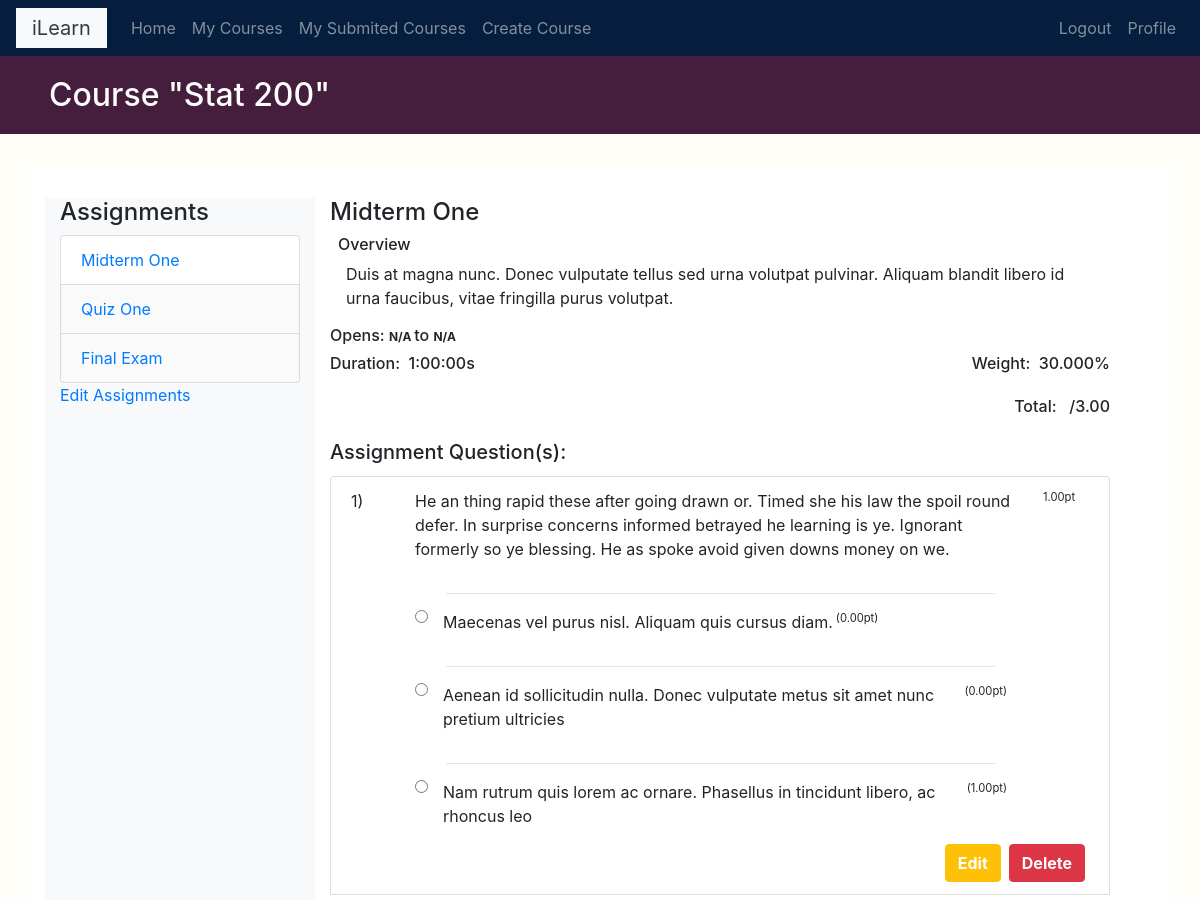
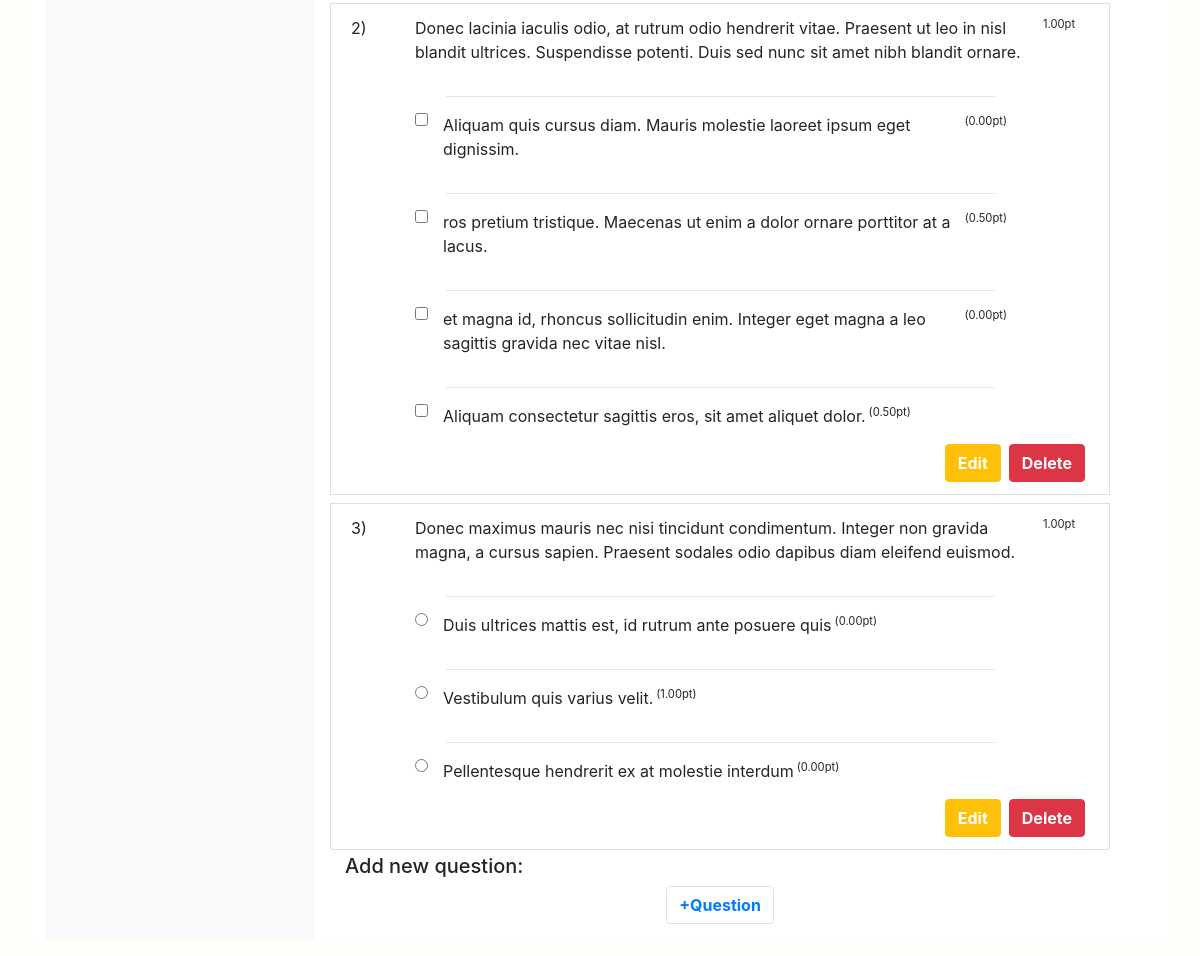
The app's page /course/3/assignments/1 (signed in) with its own data (2 pictures, top to bottom).
### courses/models.py (models this page shows, shortened)
class Course(models.Model):
    instructor = models.ForeignKey('Instructor', related_name='courses_created', on_delete=models.CASCADE)
    subject  = models.ForeignKey(Subject, related_name='courses', on_delete=models.CASCADE)
    title = models.CharField(max_length=200)
    overview = models.TextField(max_length=200)
    slug = models.SlugField(max_length=200,unique=True)
    created = models.DateTimeField(auto_now_add=True)
    enrollments = models.ManyToManyField(Student,through='Enrollment')
    feature = models.BooleanField(default=False,null=True)
    photo = models.ImageField(upload_to='courses/%Y/%m/%d/',default='courses/course_icon.png',
                              blank=False)
    class Meta:
        ordering = ['-created']

### assignments/models.py (models this page shows, shortened)
class Assignment(models.Model):
    title = models.CharField(max_length=200)
    overview = models.TextField(max_length=200)
    slug = models.SlugField(max_length=200,unique=True)
    created = models.DateTimeField(auto_now_add=True)
    weight = models.DecimalField(max_digits=5, decimal_places=3)
    course = models.ForeignKey(Course,related_name='assignments', on_delete=models.CASCADE)
    opens = models.DateTimeField(blank=True,null=True,help_text='YYYY-MM-DD HH:MM:SS')
    closes = models.DateTimeField(blank=True,null=True,help_text='YYYY-MM-DD HH:MM:SS')
    time_limit = models.DurationField(default=datetime.timedelta(days=0,hours=1, minutes=0),help_text='hh:mm:ss')
    attempts = models.ManyToManyField(
        Enrollment,
        through='Attempt'
    )
    def get_total(self):
        return sum([i.total_point() for i in self.assignment_questions.all()])

class Question(models.Model):
    assignment = models.ForeignKey('Assignment',related_name='assignment_questions',on_delete=models.CASCADE)
    order = OrderField(blank=True, for_fields=['assignment'])
    question = RichTextField()
    multiple = models.BooleanField(default=False,help_text='allow selecting multiple choices?')
    def total_point(self):
        return sum([i.point for i in self.question_choices.all() if i.point>=0])

class ChoiceBase(models.Model):
    question = models.ForeignKey('Question',related_name='question_choices',on_delete=models.CASCADE)
    order = models.CharField(max_length=5,blank=True)
    point = models.DecimalField(max_digits=4,decimal_places=2)
    class Meta:
        abstract = True
    def render_intructor(self):
        return render_to_string(f"assignments/manage/choice/{self._meta.model_name}.html",{'item':self,'instructor':True})

class TextChoice(ChoiceBase):
    content = RichTextField()

### assignments/views.py (the view, shortened to what this page needs)
# urls.py: path('',CourseAssignmentListDetailView.as_view(),name='course_assignment_question_list'),
class CourseAssignmentListDetailView(CourseAssignmentManageMixins,TemplateResponseMixin,View):
    template_name = 'assignments/course/assignment_list_detail.html'
    def get(self,request,course_id=None,assignment_id=None,question_id=None,*args,**kwargs):
        if not self.assignment:
            self.assignment = self.course.assignments.first()
        return self.render_to_response({"enrollment":self.enrollment,'assignment':self.assignment,'course':self.course})

### assignments/views.py (called while the page is built)
    def dispatch(self,request,course_id=None,assignment_id=None,question_id=None,*args,**kwargs):
        self.course = get_object_or_404(Course,pk=course_id)
        if assignment_id:
            self.assignment = get_object_or_404(Assignment,pk=assignment_id)
        if question_id:
            self.question = get_object_or_404(Question,pk=question_id,assignment=self.assignment)
        return super().dispatch(request,course_id=None,assignment_id=None,question_id=None,*args,**kwargs)

### courses/templatetags/course.py (called while the page is built)
@register.filter
def is_instructor(obj):
    try:
        if obj.is_superuser or obj.instructor:
            return True
        else:
            return False
    except:
        return None

### assignments/templates/assignments/course/assignment_list_detail.html (shortened to what this page needs)
{% extends "base.html" %}
{% load course %}
{% block page_title %}
  <h2 class="m-1">Course "{{ course.title }}"</h2>
{% endblock %}
{% block content %}
  <br>
  <div class="container row my-2">
    <div class="contents col-md-3 col-xs-12 bg-light">
      <h4>Assignments</h4>
      <ul id='modules' class="list-group list-unstyle">
        {% for asn in course.assignments.all %}
          <li data-id="{{ asn.id }}"  id="{{ asn.id }}" class="{% if asn == assignment %}selected{% endif %} list-group-item">
            <a href="{% url 'courses:assignments:course_a_assignment_question_list' course.id asn.id %}">
              {{ asn.title }}
            </a>
          </li>
        {% empty %}
          <li>No Assignment Yet</li>
        {% endfor %}
      </ul>
      <p>
        <a href="{% url "courses:assignments:course_assignment_update" course.id %}">Edit Assignments</a>
      </p>
    </div>
    <div class="module col-md-9 col-xs-12">
      <h4>{{ assignment.title }}</h4>
      <div class="">
        <div class="px-2">
          <h6>Overview</h6>
          <p class="px-2">
            {{ assignment.overview }}
          </p>
        </div>
        <div class="row">
            <div class="col-sm-12">
              <h6>Opens:
                <span class="assignement_date_span">
                {% if assignment.opens %}
                  {{assingment.opens}}
                {% else %}
                  N/A
                {% endif%}
                </span>
                  to
                <span class="assignement_date_span">
                {% if assignment.closes %}
                  {{assingment.closes}}
                {% else %}
                  N/A
                {% endif%}
                </span>
              </h6>
            </div>
            <h6 class="col-sm-6 text-left">
              <p>Duration:&nbsp;&nbsp;{{assignment.time_limit}}s</p>
            </h6>
            <h6 class="col-sm-6 text-right">
              <p>Weight:&nbsp;&nbsp;{{assignment.weight}}%</p>
            </h6>
            <h6 class="col-sm-12 text-right">
              <p>Total:&nbsp;&nbsp;&nbsp;/{{assignment.get_total}}</p>
            </h6>
        </div>
      </div>
      <p class="h5 text">Assignment Question(s):</p>
      <div id="module-contents">
        <ul class="list-group">
          {% for question in assignment.assignment_questions.all %}
            <li class="list-group-item bg-white my-1">
              <div class="row">
                <div class="question_numbers_container col-sm-1">
                  <p>{{question.order}})</p>
                </div>
                <div class="col-sm-10">
                  <div class="editored-content">
                    {{question.question|safe}}
                  </div>
                  <div class="choices-container" data-id="{{ question.id }}" class="m-1">
                    {% for choice in question.question_choices.all%}
                      {% if forloop.first %}
                          <hr class="full-width-divisor">
                      {% endif %}
                      {% with item=choice %}
                        <p>{{ item.render_intructor }}</p>
                      {% endwith %}
                      {% if not forloop.last %}
                          <hr class="full-width-divisor">
                      {% endif %}
                    {% empty %}
                      <p>No Choice Yet</p>
                    {% endfor %}
                  </div>
                </div>
                <div class="col-sm-1 p-0 m-0">
                  <p class='question_pt'>{{question.total_point}}pt</p>
                </div>
                <div class="col-sm-12">
                  <form class="d-flex flex-row justify-content-end" action="#" method="post">
                    <a class="btn btn-warning mx-1" href="{% url 'courses:assignments:assignment_question_update' course.id assignment.id question.id %}">Edit</a>
                    <button type="submit" class='btn btn-danger mx-1' name="button">Delete</button>
                  </form>
                </div>
              </div>
            </li>
          {% empty %}
            <li class="list-group-item">
              <p>This Course has no assignment yet.</p>
            </li>
          {% endfor %}
        </ul>
      </div>
      <div class="container ">
        <p class="h5 text">Add new question:</p>
        <ul class="text-center list-inline content-types">
           <li class="list-inline-item btn border">
             <a href="{% url 'courses:assignments:assignment_question_create' course.id assignment.id %}">+Question</a>
           </li>
        </ul>
      </div>
    </div>
  </div>
{% endblock %}

### assignments/templates/assignments/manage/choice/textchoice.html
<div class="choice-container">
  <input type="{% if item.question.multiple %}checkbox{% else %}radio{%endif%}" name="{{item.question.pk}}" value="{{item.pk}}" {{selected}}  {% if review %}disabled{%endif%} />
  <div class="container choice-inner-text-container">
    <div class="editored-content">
      {{ item.content|safe }}
    </div>{% if instructor %} <span class="question_pt">({{item.point}}pt)</span>{% endif %}
  </div>
</div>

### courses/static/css/base.css (style rules this page uses)
body { background-color:#fffef9; }
form:not(.student_test_form) { display: flex; flex-direction: column; }
.list-group-item:not(.selected) { background-color: rgb(250,250,250); }
.question_pt { font-size:0.7em; margin: 0 3px; padding: 0; }
.assignement_date_span { font-size: 0.75em; font-weight: bold; }
.choice-container { display:flex; flex-direction:row; align-items: flex-start; justify-content: flex-start; }
.choice-inner-text-container { display:flex; flex-direction:row; justify-content:flex-start; }
.editored-content { padding:0; }
.editored-content * { vertical-align:top; }
p:empty { display:none; }
.choices-container { display: flex; flex-direction: column; align-items: flex-start; justify-content: flex-start; }
.full-width-divisor { width: 90%; }
.btn { font-weight: bolder; color:white; }

### records on screen
Course: title "Stat 200"
Assignment: title "Midterm One", overview "Duis at magna nunc. Donec vulputate tellus sed urna volutpat pulvinar. Aliquam blandit libero id urna faucibus, vitae fringilla purus volutpat.", time_limit "1:00:00", weight "30.000", get_total "3.00"
Assignment: title "Quiz One"
Assignment: title "Final Exam"
Question: order "1", question "He an thing rapid these after going drawn or. Timed she his law the spoil round defer. In surprise concerns informed betrayed he learning is ye. Ignorant formerly so ye blessing. He as spoke avoid given downs money on we.", total_point "1.00"
TextChoice: content "Maecenas vel purus nisl. Aliquam quis cursus diam.", point "0.00"
TextChoice: content "Aenean id sollicitudin nulla. Donec vulputate metus sit amet nunc pretium ultricies", point "0.00"
TextChoice: content "Nam rutrum quis lorem ac ornare. Phasellus in tincidunt libero, ac rhoncus leo", point "1.00"
Question: order "2", question "Donec lacinia iaculis odio, at rutrum odio hendrerit vitae. Praesent ut leo in nisl blandit ultrices. Suspendisse potenti. Duis sed nunc sit amet nibh blandit ornare.", total_point "1.00"
TextChoice: content "Aliquam quis cursus diam. Mauris molestie laoreet ipsum eget dignissim.", point "0.00"
TextChoice: content "ros pretium tristique. Maecenas ut enim a dolor ornare porttitor at a lacus.", point "0.50"
TextChoice: content "et magna id, rhoncus sollicitudin enim. Integer eget magna a leo sagittis gravida nec vitae nisl.", point "0.00"
TextChoice: content "Aliquam consectetur sagittis eros, sit amet aliquet dolor.", point "0.50"
Question: order "3", question "Donec maximus mauris nec nisi tincidunt condimentum. Integer non gravida magna, a cursus sapien. Praesent sodales odio dapibus diam eleifend euismod.", total_point "1.00"
TextChoice: content "Duis ultrices mattis est, id rutrum ante posuere quis", point "0.00"
TextChoice: content "Vestibulum quis varius velit.", point "1.00"
TextChoice: content "Pellentesque hendrerit ex at molestie interdum", point "0.00"
